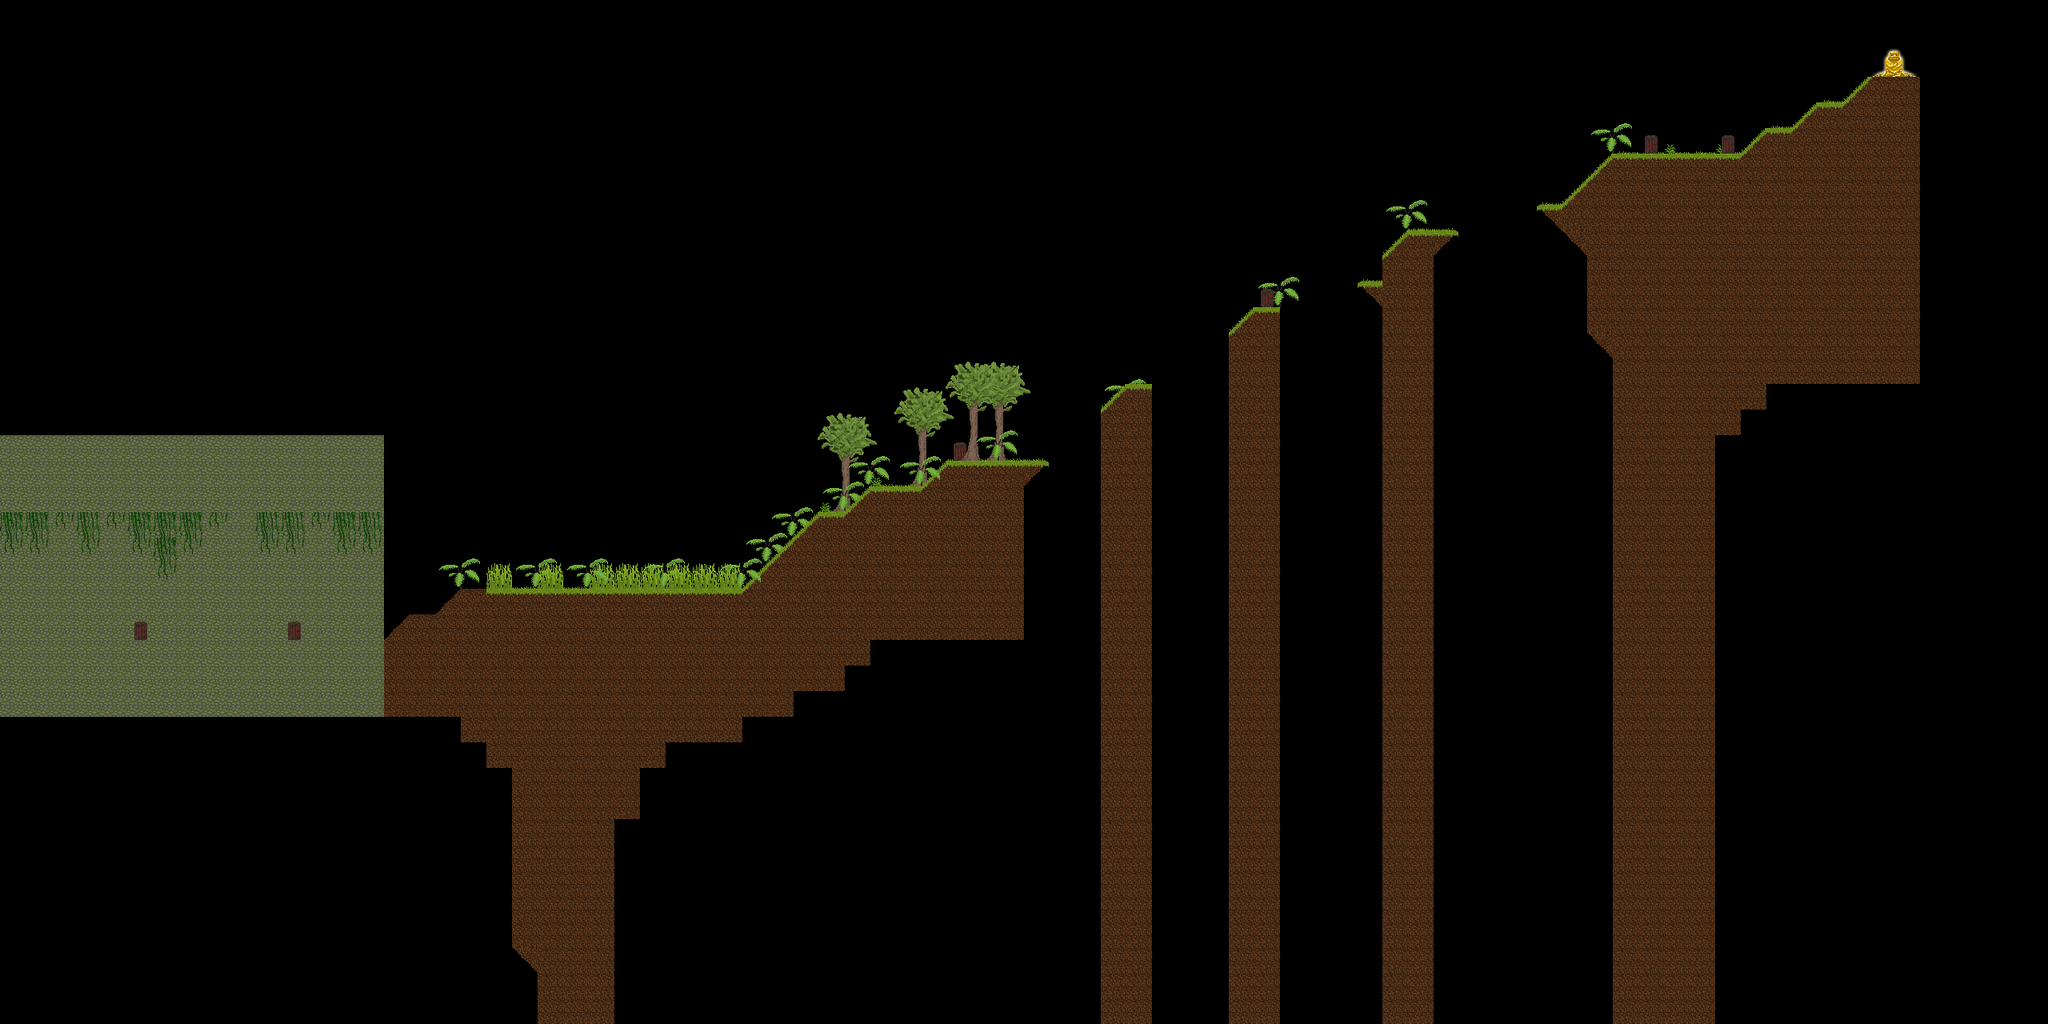

The image is a tile-based game level rendered from a .tmx file. Its description and source (layers, tilesets, objects; grid data summarised) follow:
An orthogonal 80x40 tile map with 32x32 px tiles, 9 tile layers (Background Walls, Treasure, Background Decorations, Walls, ...).

<map version="1.5" tiledversion="1.7.1" orientation="orthogonal" renderorder="right-down" width="80" height="40" tilewidth="32" tileheight="32" infinite="0" nextlayerid="30" nextobjectid="1">
 <tileset firstgid="1" source="level_textures.tsx" />
 <layer id="21" name="Background Walls" width="80" height="40">
  <data>[3200 cells, 85 non-empty, 1 distinct tile ids]</data>
 </layer>
 <layer id="22" name="Treasure" width="80" height="40">
  <data>[3200 cells, 1 non-empty, 1 distinct tile ids]</data>
 </layer>
 <layer id="23" name="Background Decorations" width="80" height="40">
  <data>[3200 cells, 32 non-empty, 6 distinct tile ids]</data>
 </layer>
 <objectgroup id="20" name="Items" locked="1" />
 <layer id="24" name="Walls" width="80" height="40">
  <data>[3200 cells, 699 non-empty, 9 distinct tile ids]</data>
 </layer>
 <layer id="29" name="Next Level" width="80" height="40">
  <data>[3200 cells, 0 non-empty, 0 distinct tile ids]</data>
 </layer>
 <layer id="25" name="Grass" width="80" height="40">
  <data>[3200 cells, 27 non-empty, 3 distinct tile ids]</data>
 </layer>
 <layer id="26" name="Barrels" width="80" height="40">
  <data>[3200 cells, 6 non-empty, 1 distinct tile ids]</data>
 </layer>
 <layer id="27" name="Foreground Decorations" width="80" height="40">
  <data>[3200 cells, 24 non-empty, 5 distinct tile ids]</data>
 </layer>
 <layer id="28" name="Water" width="80" height="40">
  <data>[3200 cells, 0 non-empty, 0 distinct tile ids]</data>
 </layer>
</map>
